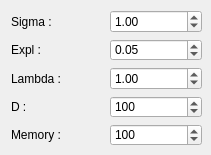
    <widget class="QWidget" name="Done_tab">
     <attribute name="title">
      <string>Done</string>
     </attribute>
     <widget class="QWidget" name="layoutWidget">
      <property name="geometry">
       <rect>
        <x>11</x>
        <y>10</y>
        <width>191</width>
        <height>136</height>
       </rect>
      </property>
      <layout class="QVBoxLayout" name="verticalLayout_3">
       <item>
        <layout class="QHBoxLayout" name="horizontalLayout_22">
         <item>
          <widget class="QLabel" name="label_4">
           <property name="text">
            <string>Sigma :</string>
           </property>
          </widget>
         </item>
         <item>
          <widget class="QDoubleSpinBox" name="Done_sigma_box">
           <property name="singleStep">
            <double>0.100000000000000</double>
           </property>
           <property name="value">
            <double>1.000000000000000</double>
           </property>
          </widget>
         </item>
        </layout>
       </item>
       <item>
        <layout class="QHBoxLayout" name="horizontalLayout_27">
         <item>
          <widget class="QLabel" name="label_10">
           <property name="text">
            <string>Expl :</string>
           </property>
          </widget>
         </item>
         <item>
          <widget class="QDoubleSpinBox" name="Done_expl_box">
           <property name="singleStep">
            <double>0.100000000000000</double>
           </property>
           <property name="value">
            <double>0.050000000000000</double>
           </property>
          </widget>
         </item>
        </layout>
       </item>
       <item>
        <layout class="QHBoxLayout" name="horizontalLayout_23">
         <item>
          <widget class="QLabel" name="label_5">
           <property name="text">
            <string>Lambda :</string>
           </property>
          </widget>
         </item>
         <item>
          <widget class="QDoubleSpinBox" name="Done_lambda_box">
           <property name="maximum">
            <double>100.000000000000000</double>
           </property>
           <property name="singleStep">
            <double>0.100000000000000</double>
           </property>
           <property name="value">
            <double>1.000000000000000</double>
           </property>
          </widget>
         </item>
        </layout>
       </item>
       <item>
        <layout class="QHBoxLayout" name="horizontalLayout_24">
         <item>
          <widget class="QLabel" name="label_6">
           <property name="text">
            <string>D :</string>
           </property>
          </widget>
         </item>
         <item>
          <widget class="QSpinBox" name="Done_D_box">
           <property name="maximum">
            <number>10000</number>
           </property>
           <property name="singleStep">
            <number>10</number>
           </property>
           <property name="value">
            <number>100</number>
           </property>
          </widget>
         </item>
        </layout>
       </item>
       <item>
        <layout class="QHBoxLayout" name="horizontalLayout_25">
         <item>
          <widget class="QLabel" name="label_7">
           <property name="text">
            <string>Memory :</string>
           </property>
          </widget>
         </item>
         <item>
          <widget class="QSpinBox" name="Done_mem_box">
           <property name="maximum">
            <number>1000</number>
           </property>
           <property name="singleStep">
            <number>10</number>
           </property>
           <property name="value">
            <number>100</number>
           </property>
          </widget>
         </item>
        </layout>
       </item>
      </layout>
     </widget>
    </widget>
